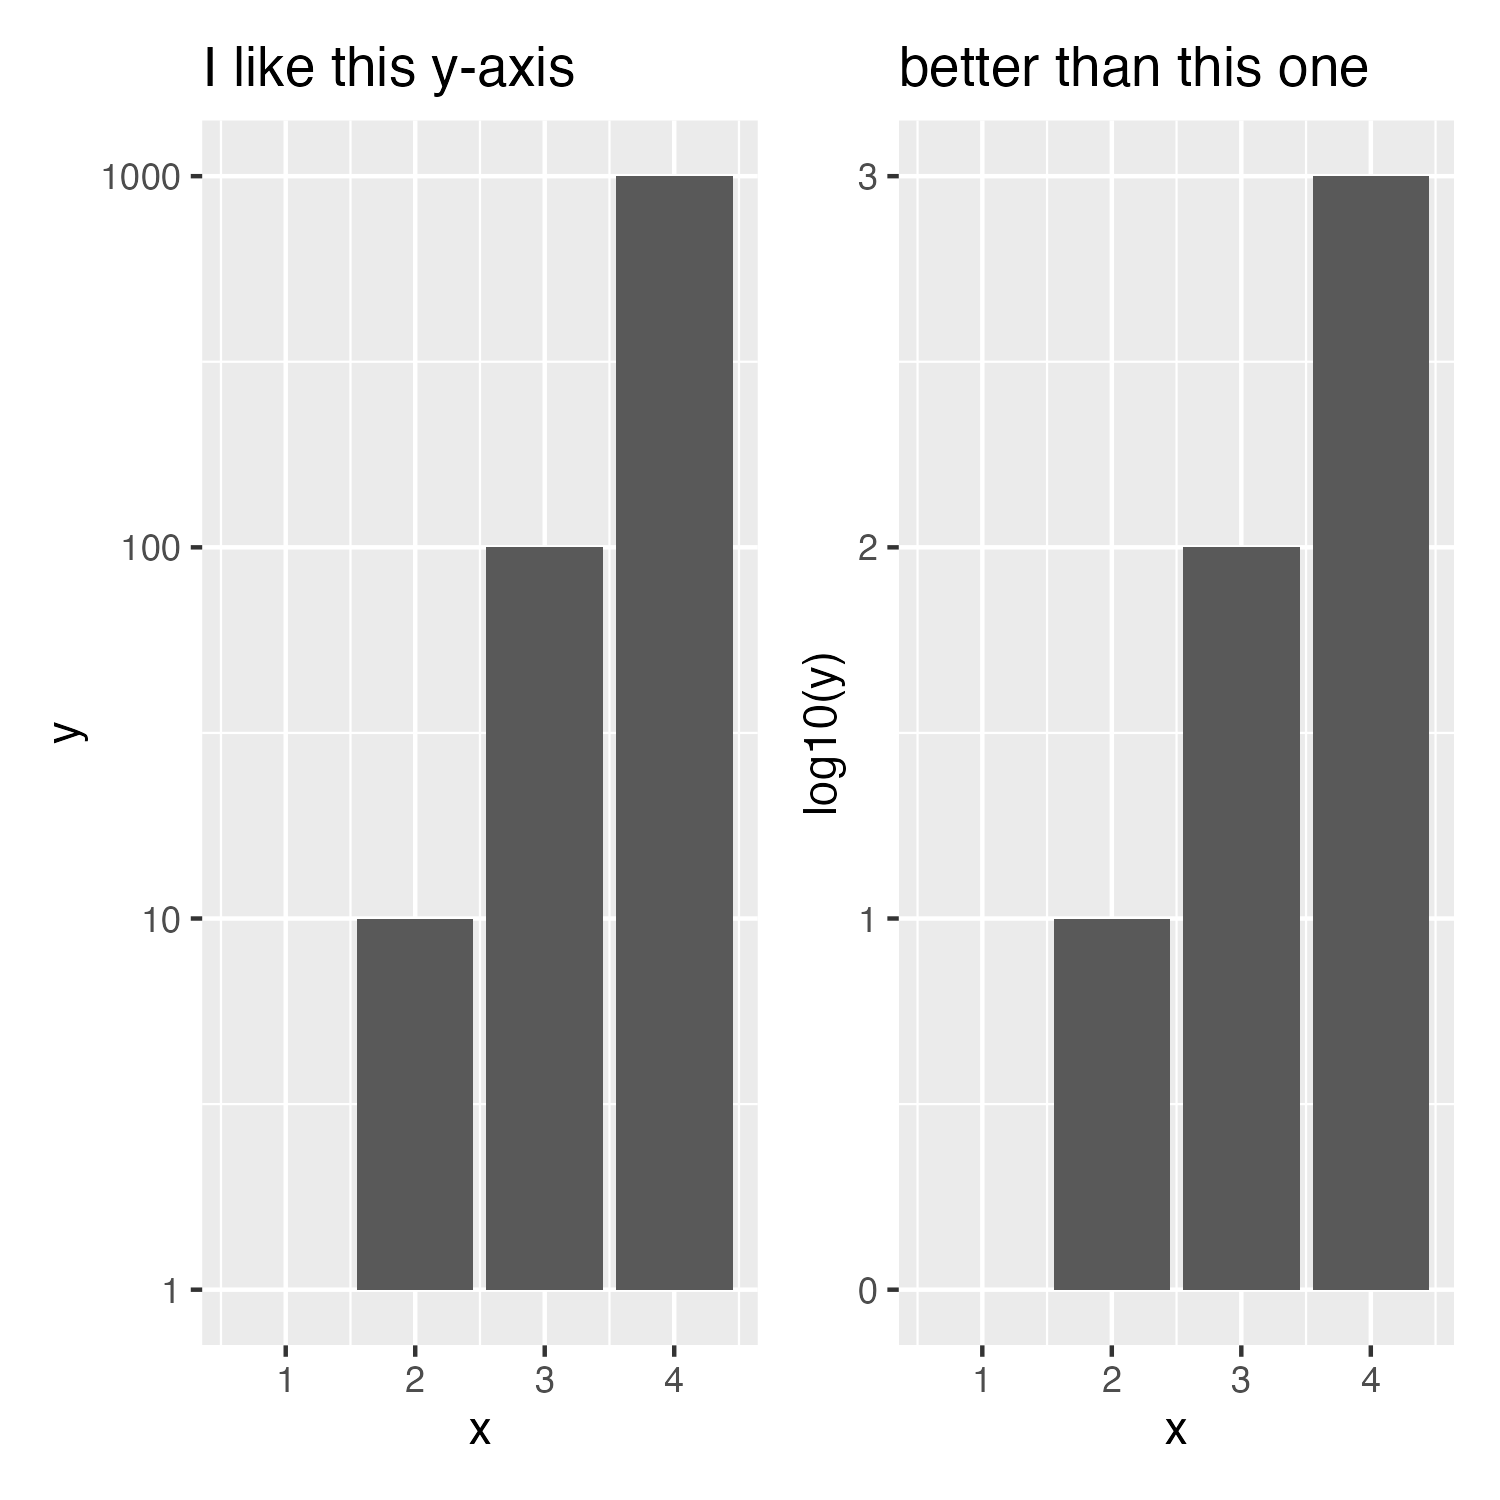

Write the R code that produced this figure.
# April 15, 2024
# https://github.com/ivanek/Gviz/issues/91

library(tidyverse)
library(patchwork)

dat <- data.frame(x=c(1,2,3,4),
                  y=c(1,10,100,1000) )

p1 <- dat |> 
    ggplot(aes(x=x, y=y)) +
    geom_col() +
    scale_y_log10() +
    labs(title="I like this y-axis")

p2 <- dat |> 
    ggplot(aes(x=x, y=log10(y))) +
    geom_col()  +
    labs(title="better than this one")

p1 + p2


ggsave(filename="bug_testing/gviz_logScale_request.png", height=5,width=5)
